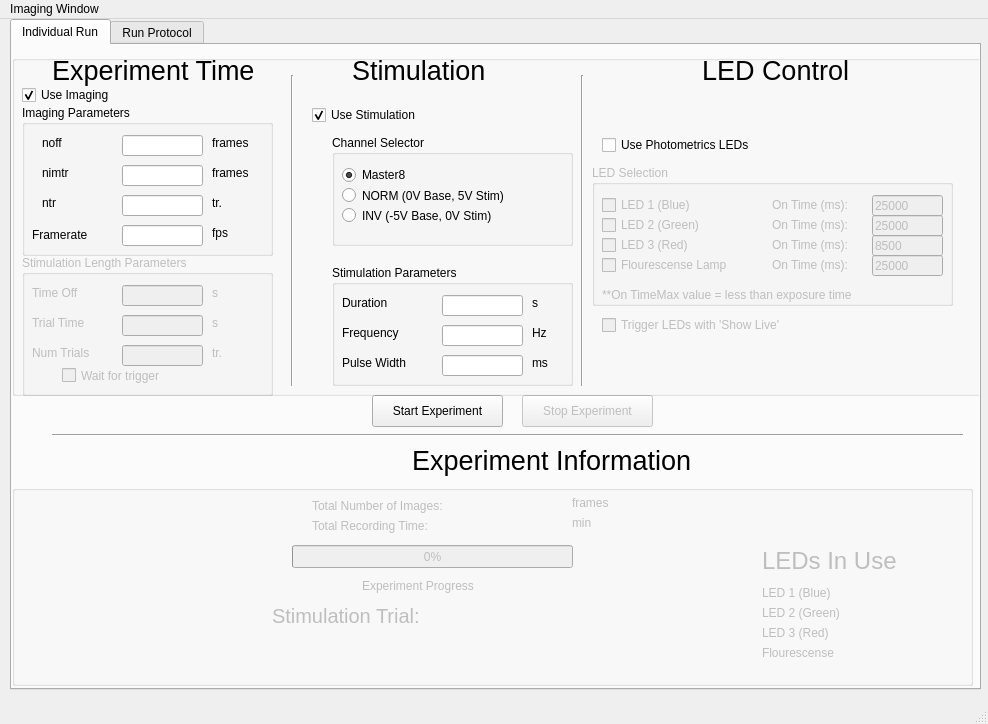
<?xml version="1.0" encoding="UTF-8"?>
<ui version="4.0">
 <class>MainWindow</class>
 <widget class="QMainWindow" name="MainWindow">
  <property name="enabled">
   <bool>true</bool>
  </property>
  <property name="geometry">
   <rect>
    <x>0</x>
    <y>0</y>
    <width>988</width>
    <height>724</height>
   </rect>
  </property>
  <property name="windowTitle">
   <string>MainWindow</string>
  </property>
  <widget class="QWidget" name="centralwidget">
   <widget class="QTabWidget" name="tabWidget">
    <property name="geometry">
     <rect>
      <x>10</x>
      <y>0</y>
      <width>971</width>
      <height>671</height>
     </rect>
    </property>
    <property name="currentIndex">
     <number>0</number>
    </property>
    <widget class="QWidget" name="tab">
     <attribute name="title">
      <string>Individual Run</string>
     </attribute>
     <widget class="QGroupBox" name="ExpInfoGroup">
      <property name="enabled">
       <bool>false</bool>
      </property>
      <property name="geometry">
       <rect>
        <x>0</x>
        <y>440</y>
        <width>961</width>
        <height>201</height>
       </rect>
      </property>
      <property name="title">
       <string/>
      </property>
      <widget class="QLabel" name="label_19">
       <property name="geometry">
        <rect>
         <x>560</x>
         <y>10</y>
         <width>71</width>
         <height>16</height>
        </rect>
       </property>
       <property name="text">
        <string>frames</string>
       </property>
      </widget>
      <widget class="QLabel" name="label_18">
       <property name="geometry">
        <rect>
         <x>300</x>
         <y>30</y>
         <width>171</width>
         <height>21</height>
        </rect>
       </property>
       <property name="text">
        <string>Total Recording Time:</string>
       </property>
      </widget>
      <widget class="QLabel" name="nimsReport">
       <property name="geometry">
        <rect>
         <x>490</x>
         <y>10</y>
         <width>61</width>
         <height>20</height>
        </rect>
       </property>
       <property name="text">
        <string/>
       </property>
      </widget>
      <widget class="QLabel" name="label_16">
       <property name="geometry">
        <rect>
         <x>300</x>
         <y>10</y>
         <width>171</width>
         <height>21</height>
        </rect>
       </property>
       <property name="text">
        <string>Total Number of Images:</string>
       </property>
      </widget>
      <widget class="QProgressBar" name="expProgress">
       <property name="geometry">
        <rect>
         <x>280</x>
         <y>60</y>
         <width>281</width>
         <height>23</height>
        </rect>
       </property>
       <property name="value">
        <number>0</number>
       </property>
      </widget>
      <widget class="QLabel" name="recTimeReport">
       <property name="geometry">
        <rect>
         <x>490</x>
         <y>30</y>
         <width>61</width>
         <height>20</height>
        </rect>
       </property>
       <property name="text">
        <string/>
       </property>
      </widget>
      <widget class="QLabel" name="label_15">
       <property name="geometry">
        <rect>
         <x>350</x>
         <y>90</y>
         <width>171</width>
         <height>21</height>
        </rect>
       </property>
       <property name="text">
        <string>Experiment Progress</string>
       </property>
      </widget>
      <widget class="QLabel" name="label_17">
       <property name="geometry">
        <rect>
         <x>560</x>
         <y>30</y>
         <width>51</width>
         <height>16</height>
        </rect>
       </property>
       <property name="text">
        <string>min</string>
       </property>
      </widget>
      <widget class="QLabel" name="label_23">
       <property name="geometry">
        <rect>
         <x>750</x>
         <y>60</y>
         <width>141</width>
         <height>31</height>
        </rect>
       </property>
       <property name="styleSheet">
        <string notr="true">font-size: 18pt;</string>
       </property>
       <property name="text">
        <string>LEDs In Use</string>
       </property>
      </widget>
      <widget class="QLabel" name="label_24">
       <property name="geometry">
        <rect>
         <x>260</x>
         <y>120</y>
         <width>171</width>
         <height>21</height>
        </rect>
       </property>
       <property name="styleSheet">
        <string notr="true">font: 15pt;</string>
       </property>
       <property name="text">
        <string>Stimulation Trial:</string>
       </property>
      </widget>
      <widget class="QLabel" name="stimTrNumMonitor">
       <property name="geometry">
        <rect>
         <x>440</x>
         <y>120</y>
         <width>71</width>
         <height>21</height>
        </rect>
       </property>
       <property name="styleSheet">
        <string notr="true">font: 17pt;</string>
       </property>
       <property name="text">
        <string/>
       </property>
      </widget>
      <widget class="QLabel" name="StimONMonitor">
       <property name="geometry">
        <rect>
         <x>350</x>
         <y>160</y>
         <width>131</width>
         <height>21</height>
        </rect>
       </property>
       <property name="styleSheet">
        <string notr="true">font: 20pt;
color rgb(255, 2, 21)</string>
       </property>
       <property name="text">
        <string/>
       </property>
      </widget>
      <widget class="QLabel" name="ImgStatus">
       <property name="geometry">
        <rect>
         <x>10</x>
         <y>70</y>
         <width>261</width>
         <height>31</height>
        </rect>
       </property>
       <property name="styleSheet">
        <string notr="true">font: 20pt;</string>
       </property>
       <property name="text">
        <string/>
       </property>
      </widget>
      <widget class="QLabel" name="LED1Monitor">
       <property name="geometry">
        <rect>
         <x>750</x>
         <y>100</y>
         <width>91</width>
         <height>16</height>
        </rect>
       </property>
       <property name="text">
        <string>LED 1 (Blue)</string>
       </property>
      </widget>
      <widget class="QLabel" name="LED2Monitor">
       <property name="geometry">
        <rect>
         <x>750</x>
         <y>120</y>
         <width>91</width>
         <height>16</height>
        </rect>
       </property>
       <property name="text">
        <string>LED 2 (Green)</string>
       </property>
      </widget>
      <widget class="QLabel" name="LED3Monitor">
       <property name="geometry">
        <rect>
         <x>750</x>
         <y>140</y>
         <width>91</width>
         <height>16</height>
        </rect>
       </property>
       <property name="text">
        <string>LED 3 (Red)</string>
       </property>
      </widget>
      <widget class="QLabel" name="FlourMonitor">
       <property name="geometry">
        <rect>
         <x>750</x>
         <y>160</y>
         <width>101</width>
         <height>16</height>
        </rect>
       </property>
       <property name="text">
        <string>Flourescense</string>
       </property>
      </widget>
      <widget class="QLabel" name="LEDUseReport">
       <property name="geometry">
        <rect>
         <x>880</x>
         <y>120</y>
         <width>71</width>
         <height>31</height>
        </rect>
       </property>
       <property name="styleSheet">
        <string notr="true">font: 18pt;</string>
       </property>
       <property name="text">
        <string/>
       </property>
      </widget>
      <widget class="QLabel" name="CurrFrame">
       <property name="geometry">
        <rect>
         <x>570</x>
         <y>60</y>
         <width>58</width>
         <height>16</height>
        </rect>
       </property>
       <property name="text">
        <string/>
       </property>
      </widget>
      <widget class="QLabel" name="slash">
       <property name="geometry">
        <rect>
         <x>630</x>
         <y>60</y>
         <width>21</width>
         <height>16</height>
        </rect>
       </property>
       <property name="text">
        <string/>
       </property>
      </widget>
      <widget class="QLabel" name="totalFrames">
       <property name="geometry">
        <rect>
         <x>660</x>
         <y>60</y>
         <width>58</width>
         <height>16</height>
        </rect>
       </property>
       <property name="text">
        <string/>
       </property>
      </widget>
     </widget>
     <widget class="QLabel" name="label_3">
      <property name="geometry">
       <rect>
        <x>400</x>
        <y>400</y>
        <width>331</width>
        <height>31</height>
       </rect>
      </property>
      <property name="styleSheet">
       <string notr="true">font: 20pt;</string>
      </property>
      <property name="text">
       <string>Experiment Information</string>
      </property>
     </widget>
     <widget class="QPushButton" name="startButton">
      <property name="geometry">
       <rect>
        <x>360</x>
        <y>350</y>
        <width>131</width>
        <height>32</height>
       </rect>
      </property>
      <property name="styleSheet">
       <string notr="true">color rgb(13, 255, 0)</string>
      </property>
      <property name="text">
       <string>Start Experiment</string>
      </property>
     </widget>
     <widget class="QPushButton" name="stopButton">
      <property name="enabled">
       <bool>false</bool>
      </property>
      <property name="geometry">
       <rect>
        <x>510</x>
        <y>350</y>
        <width>131</width>
        <height>32</height>
       </rect>
      </property>
      <property name="styleSheet">
       <string notr="true">color rgb(255, 14, 28)</string>
      </property>
      <property name="text">
       <string>Stop Experiment</string>
      </property>
     </widget>
     <widget class="Line" name="line_3">
      <property name="geometry">
       <rect>
        <x>40</x>
        <y>380</y>
        <width>911</width>
        <height>20</height>
       </rect>
      </property>
      <property name="orientation">
       <enum>Qt::Horizontal</enum>
      </property>
     </widget>
     <widget class="QGroupBox" name="ExpInputGroup">
      <property name="enabled">
       <bool>true</bool>
      </property>
      <property name="geometry">
       <rect>
        <x>0</x>
        <y>10</y>
        <width>971</width>
        <height>341</height>
       </rect>
      </property>
      <property name="title">
       <string/>
      </property>
      <widget class="QCheckBox" name="blinkOnShowLive">
       <property name="enabled">
        <bool>false</bool>
       </property>
       <property name="geometry">
        <rect>
         <x>590</x>
         <y>260</y>
         <width>261</width>
         <height>20</height>
        </rect>
       </property>
       <property name="text">
        <string>Trigger LEDs with 'Show Live'</string>
       </property>
       <property name="checkable">
        <bool>true</bool>
       </property>
       <property name="checked">
        <bool>false</bool>
       </property>
      </widget>
      <widget class="QCheckBox" name="useLED">
       <property name="enabled">
        <bool>true</bool>
       </property>
       <property name="geometry">
        <rect>
         <x>590</x>
         <y>80</y>
         <width>241</width>
         <height>20</height>
        </rect>
       </property>
       <property name="text">
        <string>Use Photometrics LEDs</string>
       </property>
       <property name="checked">
        <bool>false</bool>
       </property>
      </widget>
      <widget class="QGroupBox" name="ChSel">
       <property name="enabled">
        <bool>true</bool>
       </property>
       <property name="geometry">
        <rect>
         <x>320</x>
         <y>80</y>
         <width>241</width>
         <height>111</height>
        </rect>
       </property>
       <property name="title">
        <string>Channel Selector</string>
       </property>
       <widget class="QRadioButton" name="laserRadioButton">
        <property name="geometry">
         <rect>
          <x>10</x>
          <y>70</y>
          <width>211</width>
          <height>21</height>
         </rect>
        </property>
        <property name="text">
         <string>INV (-5V Base, 0V Stim) </string>
        </property>
       </widget>
       <widget class="QRadioButton" name="master8RadioButton">
        <property name="enabled">
         <bool>true</bool>
        </property>
        <property name="geometry">
         <rect>
          <x>10</x>
          <y>30</y>
          <width>99</width>
          <height>20</height>
         </rect>
        </property>
        <property name="mouseTracking">
         <bool>true</bool>
        </property>
        <property name="text">
         <string>Master8</string>
        </property>
        <property name="checked">
         <bool>true</bool>
        </property>
       </widget>
       <widget class="QRadioButton" name="NormChRadioB">
        <property name="geometry">
         <rect>
          <x>10</x>
          <y>50</y>
          <width>211</width>
          <height>21</height>
         </rect>
        </property>
        <property name="text">
         <string>NORM (0V Base, 5V Stim) </string>
        </property>
       </widget>
      </widget>
      <widget class="Line" name="line">
       <property name="enabled">
        <bool>true</bool>
       </property>
       <property name="geometry">
        <rect>
         <x>270</x>
         <y>20</y>
         <width>20</width>
         <height>311</height>
        </rect>
       </property>
       <property name="baseSize">
        <size>
         <width>0</width>
         <height>0</height>
        </size>
       </property>
       <property name="autoFillBackground">
        <bool>false</bool>
       </property>
       <property name="orientation">
        <enum>Qt::Vertical</enum>
       </property>
      </widget>
      <widget class="QCheckBox" name="UseImg">
       <property name="geometry">
        <rect>
         <x>10</x>
         <y>30</y>
         <width>131</width>
         <height>20</height>
        </rect>
       </property>
       <property name="text">
        <string>Use Imaging</string>
       </property>
       <property name="checked">
        <bool>true</bool>
       </property>
      </widget>
      <widget class="QGroupBox" name="stimGroup">
       <property name="enabled">
        <bool>true</bool>
       </property>
       <property name="geometry">
        <rect>
         <x>320</x>
         <y>210</y>
         <width>241</width>
         <height>121</height>
        </rect>
       </property>
       <property name="title">
        <string>Stimulation Parameters</string>
       </property>
       <widget class="QLineEdit" name="durationBox">
        <property name="geometry">
         <rect>
          <x>110</x>
          <y>30</y>
          <width>81</width>
          <height>21</height>
         </rect>
        </property>
        <property name="inputMask">
         <string/>
        </property>
       </widget>
       <widget class="QLabel" name="label_7">
        <property name="geometry">
         <rect>
          <x>10</x>
          <y>30</y>
          <width>81</width>
          <height>16</height>
         </rect>
        </property>
        <property name="text">
         <string>Duration</string>
        </property>
       </widget>
       <widget class="QLineEdit" name="freqBox">
        <property name="geometry">
         <rect>
          <x>110</x>
          <y>60</y>
          <width>81</width>
          <height>21</height>
         </rect>
        </property>
        <property name="inputMask">
         <string/>
        </property>
       </widget>
       <widget class="QLabel" name="label_13">
        <property name="geometry">
         <rect>
          <x>10</x>
          <y>60</y>
          <width>91</width>
          <height>16</height>
         </rect>
        </property>
        <property name="text">
         <string>Frequency</string>
        </property>
       </widget>
       <widget class="QLabel" name="label_14">
        <property name="geometry">
         <rect>
          <x>10</x>
          <y>90</y>
          <width>101</width>
          <height>16</height>
         </rect>
        </property>
        <property name="text">
         <string>Pulse Width</string>
        </property>
       </widget>
       <widget class="QLineEdit" name="pwBox">
        <property name="geometry">
         <rect>
          <x>110</x>
          <y>90</y>
          <width>81</width>
          <height>21</height>
         </rect>
        </property>
        <property name="inputMask">
         <string/>
        </property>
        <property name="frame">
         <bool>true</bool>
        </property>
       </widget>
       <widget class="QLabel" name="label_20">
        <property name="geometry">
         <rect>
          <x>200</x>
          <y>30</y>
          <width>41</width>
          <height>16</height>
         </rect>
        </property>
        <property name="text">
         <string>s</string>
        </property>
       </widget>
       <widget class="QLabel" name="label_21">
        <property name="geometry">
         <rect>
          <x>200</x>
          <y>60</y>
          <width>41</width>
          <height>16</height>
         </rect>
        </property>
        <property name="text">
         <string>Hz</string>
        </property>
       </widget>
       <widget class="QLabel" name="label_22">
        <property name="geometry">
         <rect>
          <x>200</x>
          <y>90</y>
          <width>41</width>
          <height>16</height>
         </rect>
        </property>
        <property name="text">
         <string>ms</string>
        </property>
       </widget>
      </widget>
      <widget class="QGroupBox" name="LEDGroup">
       <property name="enabled">
        <bool>false</bool>
       </property>
       <property name="geometry">
        <rect>
         <x>580</x>
         <y>110</y>
         <width>361</width>
         <height>141</height>
        </rect>
       </property>
       <property name="title">
        <string>LED Selection</string>
       </property>
       <widget class="QCheckBox" name="LED1Check">
        <property name="geometry">
         <rect>
          <x>10</x>
          <y>30</y>
          <width>161</width>
          <height>20</height>
         </rect>
        </property>
        <property name="text">
         <string>LED 1 (Blue)</string>
        </property>
       </widget>
       <widget class="QCheckBox" name="LED2Check">
        <property name="geometry">
         <rect>
          <x>10</x>
          <y>50</y>
          <width>191</width>
          <height>20</height>
         </rect>
        </property>
        <property name="text">
         <string>LED 2 (Green)</string>
        </property>
       </widget>
       <widget class="QCheckBox" name="LED3Check">
        <property name="geometry">
         <rect>
          <x>10</x>
          <y>70</y>
          <width>161</width>
          <height>20</height>
         </rect>
        </property>
        <property name="text">
         <string>LED 3 (Red)</string>
        </property>
       </widget>
       <widget class="QCheckBox" name="flourCheck">
        <property name="geometry">
         <rect>
          <x>10</x>
          <y>90</y>
          <width>181</width>
          <height>20</height>
         </rect>
        </property>
        <property name="text">
         <string>Flourescense Lamp</string>
        </property>
       </widget>
       <widget class="QLabel" name="label_30">
        <property name="geometry">
         <rect>
          <x>10</x>
          <y>120</y>
          <width>331</width>
          <height>20</height>
         </rect>
        </property>
        <property name="text">
         <string>**On TimeMax value = less than exposure time</string>
        </property>
       </widget>
       <widget class="QLabel" name="LED1OTlabel">
        <property name="enabled">
         <bool>false</bool>
        </property>
        <property name="geometry">
         <rect>
          <x>180</x>
          <y>30</y>
          <width>101</width>
          <height>20</height>
         </rect>
        </property>
        <property name="text">
         <string>On Time (ms):</string>
        </property>
       </widget>
       <widget class="QLineEdit" name="LED3OTVal">
        <property name="enabled">
         <bool>false</bool>
        </property>
        <property name="geometry">
         <rect>
          <x>280</x>
          <y>70</y>
          <width>71</width>
          <height>21</height>
         </rect>
        </property>
        <property name="text">
         <string>8500</string>
        </property>
       </widget>
       <widget class="QLabel" name="LED3OTlabel">
        <property name="enabled">
         <bool>false</bool>
        </property>
        <property name="geometry">
         <rect>
          <x>180</x>
          <y>70</y>
          <width>101</width>
          <height>20</height>
         </rect>
        </property>
        <property name="text">
         <string>On Time (ms):</string>
        </property>
       </widget>
       <widget class="QLineEdit" name="LED1OTVal">
        <property name="enabled">
         <bool>false</bool>
        </property>
        <property name="geometry">
         <rect>
          <x>280</x>
          <y>30</y>
          <width>71</width>
          <height>21</height>
         </rect>
        </property>
        <property name="text">
         <string>25000</string>
        </property>
       </widget>
       <widget class="QLabel" name="LEDFOTlabel">
        <property name="enabled">
         <bool>false</bool>
        </property>
        <property name="geometry">
         <rect>
          <x>180</x>
          <y>90</y>
          <width>101</width>
          <height>20</height>
         </rect>
        </property>
        <property name="text">
         <string>On Time (ms):</string>
        </property>
       </widget>
       <widget class="QLineEdit" name="LEDFOTVal">
        <property name="enabled">
         <bool>false</bool>
        </property>
        <property name="geometry">
         <rect>
          <x>280</x>
          <y>90</y>
          <width>71</width>
          <height>21</height>
         </rect>
        </property>
        <property name="text">
         <string>25000</string>
        </property>
       </widget>
       <widget class="QLineEdit" name="LED2OTVal">
        <property name="enabled">
         <bool>false</bool>
        </property>
        <property name="geometry">
         <rect>
          <x>280</x>
          <y>50</y>
          <width>71</width>
          <height>21</height>
         </rect>
        </property>
        <property name="text">
         <string>25000</string>
        </property>
       </widget>
       <widget class="QLabel" name="LED2OTlabel">
        <property name="enabled">
         <bool>false</bool>
        </property>
        <property name="geometry">
         <rect>
          <x>180</x>
          <y>50</y>
          <width>101</width>
          <height>20</height>
         </rect>
        </property>
        <property name="text">
         <string>On Time (ms):</string>
        </property>
       </widget>
      </widget>
      <widget class="QGroupBox" name="ImgParam">
       <property name="geometry">
        <rect>
         <x>10</x>
         <y>50</y>
         <width>251</width>
         <height>151</height>
        </rect>
       </property>
       <property name="title">
        <string>Imaging Parameters</string>
       </property>
       <widget class="QLineEdit" name="noffBox">
        <property name="geometry">
         <rect>
          <x>100</x>
          <y>30</y>
          <width>81</width>
          <height>21</height>
         </rect>
        </property>
        <property name="inputMask">
         <string/>
        </property>
       </widget>
       <widget class="QLabel" name="label">
        <property name="geometry">
         <rect>
          <x>20</x>
          <y>30</y>
          <width>31</width>
          <height>16</height>
         </rect>
        </property>
        <property name="text">
         <string>noff</string>
        </property>
       </widget>
       <widget class="QLabel" name="label_2">
        <property name="geometry">
         <rect>
          <x>20</x>
          <y>60</y>
          <width>61</width>
          <height>16</height>
         </rect>
        </property>
        <property name="text">
         <string>nimtr</string>
        </property>
       </widget>
       <widget class="QLineEdit" name="nimtrBox">
        <property name="geometry">
         <rect>
          <x>100</x>
          <y>60</y>
          <width>81</width>
          <height>21</height>
         </rect>
        </property>
        <property name="inputMask">
         <string/>
        </property>
        <property name="text">
         <string/>
        </property>
       </widget>
       <widget class="QLineEdit" name="ntrBox">
        <property name="geometry">
         <rect>
          <x>100</x>
          <y>90</y>
          <width>81</width>
          <height>21</height>
         </rect>
        </property>
        <property name="inputMask">
         <string/>
        </property>
        <property name="text">
         <string/>
        </property>
       </widget>
       <widget class="QLabel" name="label_25">
        <property name="geometry">
         <rect>
          <x>20</x>
          <y>90</y>
          <width>31</width>
          <height>16</height>
         </rect>
        </property>
        <property name="text">
         <string>ntr</string>
        </property>
       </widget>
       <widget class="QLabel" name="label_8">
        <property name="geometry">
         <rect>
          <x>10</x>
          <y>120</y>
          <width>91</width>
          <height>20</height>
         </rect>
        </property>
        <property name="text">
         <string>Framerate</string>
        </property>
       </widget>
       <widget class="QLineEdit" name="fpsBox">
        <property name="geometry">
         <rect>
          <x>100</x>
          <y>120</y>
          <width>81</width>
          <height>21</height>
         </rect>
        </property>
        <property name="inputMask">
         <string/>
        </property>
        <property name="text">
         <string/>
        </property>
       </widget>
       <widget class="QLabel" name="label_9">
        <property name="geometry">
         <rect>
          <x>190</x>
          <y>30</y>
          <width>51</width>
          <height>16</height>
         </rect>
        </property>
        <property name="text">
         <string>frames</string>
        </property>
       </widget>
       <widget class="QLabel" name="label_10">
        <property name="geometry">
         <rect>
          <x>190</x>
          <y>60</y>
          <width>51</width>
          <height>16</height>
         </rect>
        </property>
        <property name="text">
         <string>frames</string>
        </property>
       </widget>
       <widget class="QLabel" name="label_11">
        <property name="geometry">
         <rect>
          <x>190</x>
          <y>90</y>
          <width>41</width>
          <height>16</height>
         </rect>
        </property>
        <property name="text">
         <string>tr.</string>
        </property>
       </widget>
       <widget class="QLabel" name="label_12">
        <property name="geometry">
         <rect>
          <x>190</x>
          <y>120</y>
          <width>41</width>
          <height>16</height>
         </rect>
        </property>
        <property name="text">
         <string>fps</string>
        </property>
       </widget>
      </widget>
      <widget class="Line" name="line_2">
       <property name="enabled">
        <bool>true</bool>
       </property>
       <property name="geometry">
        <rect>
         <x>560</x>
         <y>20</y>
         <width>20</width>
         <height>311</height>
        </rect>
       </property>
       <property name="baseSize">
        <size>
         <width>0</width>
         <height>0</height>
        </size>
       </property>
       <property name="autoFillBackground">
        <bool>false</bool>
       </property>
       <property name="orientation">
        <enum>Qt::Vertical</enum>
       </property>
      </widget>
      <widget class="QLabel" name="label_4">
       <property name="geometry">
        <rect>
         <x>340</x>
         <y>0</y>
         <width>201</width>
         <height>31</height>
        </rect>
       </property>
       <property name="styleSheet">
        <string notr="true">font: 20pt;</string>
       </property>
       <property name="text">
        <string>Stimulation</string>
       </property>
      </widget>
      <widget class="QGroupBox" name="LenParam">
       <property name="enabled">
        <bool>false</bool>
       </property>
       <property name="geometry">
        <rect>
         <x>10</x>
         <y>200</y>
         <width>251</width>
         <height>141</height>
        </rect>
       </property>
       <property name="title">
        <string>Stimulation Length Parameters</string>
       </property>
       <widget class="QLineEdit" name="toffbox">
        <property name="geometry">
         <rect>
          <x>100</x>
          <y>30</y>
          <width>81</width>
          <height>21</height>
         </rect>
        </property>
        <property name="inputMask">
         <string/>
        </property>
       </widget>
       <widget class="QLabel" name="label_33">
        <property name="geometry">
         <rect>
          <x>10</x>
          <y>30</y>
          <width>81</width>
          <height>16</height>
         </rect>
        </property>
        <property name="text">
         <string>Time Off</string>
        </property>
       </widget>
       <widget class="QLabel" name="label_34">
        <property name="geometry">
         <rect>
          <x>10</x>
          <y>60</y>
          <width>81</width>
          <height>16</height>
         </rect>
        </property>
        <property name="text">
         <string>Trial Time</string>
        </property>
       </widget>
       <widget class="QLineEdit" name="ntbox">
        <property name="geometry">
         <rect>
          <x>100</x>
          <y>60</y>
          <width>81</width>
          <height>21</height>
         </rect>
        </property>
        <property name="inputMask">
         <string/>
        </property>
        <property name="text">
         <string/>
        </property>
       </widget>
       <widget class="QLineEdit" name="ntrbox_t">
        <property name="geometry">
         <rect>
          <x>100</x>
          <y>90</y>
          <width>81</width>
          <height>21</height>
         </rect>
        </property>
        <property name="inputMask">
         <string/>
        </property>
        <property name="text">
         <string/>
        </property>
       </widget>
       <widget class="QLabel" name="label_35">
        <property name="geometry">
         <rect>
          <x>10</x>
          <y>90</y>
          <width>81</width>
          <height>16</height>
         </rect>
        </property>
        <property name="text">
         <string>Num Trials</string>
        </property>
       </widget>
       <widget class="QLabel" name="label_37">
        <property name="geometry">
         <rect>
          <x>190</x>
          <y>30</y>
          <width>41</width>
          <height>16</height>
         </rect>
        </property>
        <property name="text">
         <string>s</string>
        </property>
       </widget>
       <widget class="QLabel" name="label_38">
        <property name="geometry">
         <rect>
          <x>190</x>
          <y>60</y>
          <width>41</width>
          <height>16</height>
         </rect>
        </property>
        <property name="text">
         <string>s</string>
        </property>
       </widget>
       <widget class="QLabel" name="label_39">
        <property name="geometry">
         <rect>
          <x>190</x>
          <y>90</y>
          <width>41</width>
          <height>16</height>
         </rect>
        </property>
        <property name="text">
         <string>tr.</string>
        </property>
       </widget>
       <widget class="QCheckBox" name="waitTrig">
        <property name="geometry">
         <rect>
          <x>40</x>
          <y>110</y>
          <width>161</width>
          <height>21</height>
         </rect>
        </property>
        <property name="text">
         <string>Wait for trigger</string>
        </property>
       </widget>
      </widget>
      <widget class="QLabel" name="inputErrorLabel">
       <property name="geometry">
        <rect>
         <x>590</x>
         <y>290</y>
         <width>281</width>
         <height>41</height>
        </rect>
       </property>
       <property name="styleSheet">
        <string notr="true">color rgb(255, 41, 21);
font: 20pt;</string>
       </property>
       <property name="text">
        <string/>
       </property>
      </widget>
      <widget class="QCheckBox" name="UseStim">
       <property name="geometry">
        <rect>
         <x>300</x>
         <y>50</y>
         <width>201</width>
         <height>20</height>
        </rect>
       </property>
       <property name="text">
        <string>Use Stimulation</string>
       </property>
       <property name="checked">
        <bool>true</bool>
       </property>
      </widget>
      <widget class="QLabel" name="label_5">
       <property name="geometry">
        <rect>
         <x>690</x>
         <y>0</y>
         <width>201</width>
         <height>31</height>
        </rect>
       </property>
       <property name="styleSheet">
        <string notr="true">font: 20pt;</string>
       </property>
       <property name="text">
        <string>LED Control</string>
       </property>
      </widget>
      <widget class="QLabel" name="label_6">
       <property name="geometry">
        <rect>
         <x>40</x>
         <y>0</y>
         <width>201</width>
         <height>31</height>
        </rect>
       </property>
       <property name="styleSheet">
        <string notr="true">font: 20pt;</string>
       </property>
       <property name="text">
        <string>Experiment Time</string>
       </property>
      </widget>
     </widget>
    </widget>
    <widget class="QWidget" name="tab_2">
     <attribute name="title">
      <string>Run Protocol</string>
     </attribute>
    </widget>
   </widget>
  </widget>
  <widget class="QMenuBar" name="menubar">
   <property name="geometry">
    <rect>
     <x>0</x>
     <y>0</y>
     <width>988</width>
     <height>24</height>
    </rect>
   </property>
   <widget class="QMenu" name="menuImaging_Window">
    <property name="title">
     <string>Imaging Window</string>
    </property>
   </widget>
   <addaction name="menuImaging_Window"/>
  </widget>
  <widget class="QStatusBar" name="statusbar"/>
 </widget>
 <resources/>
 <connections/>
</ui>
